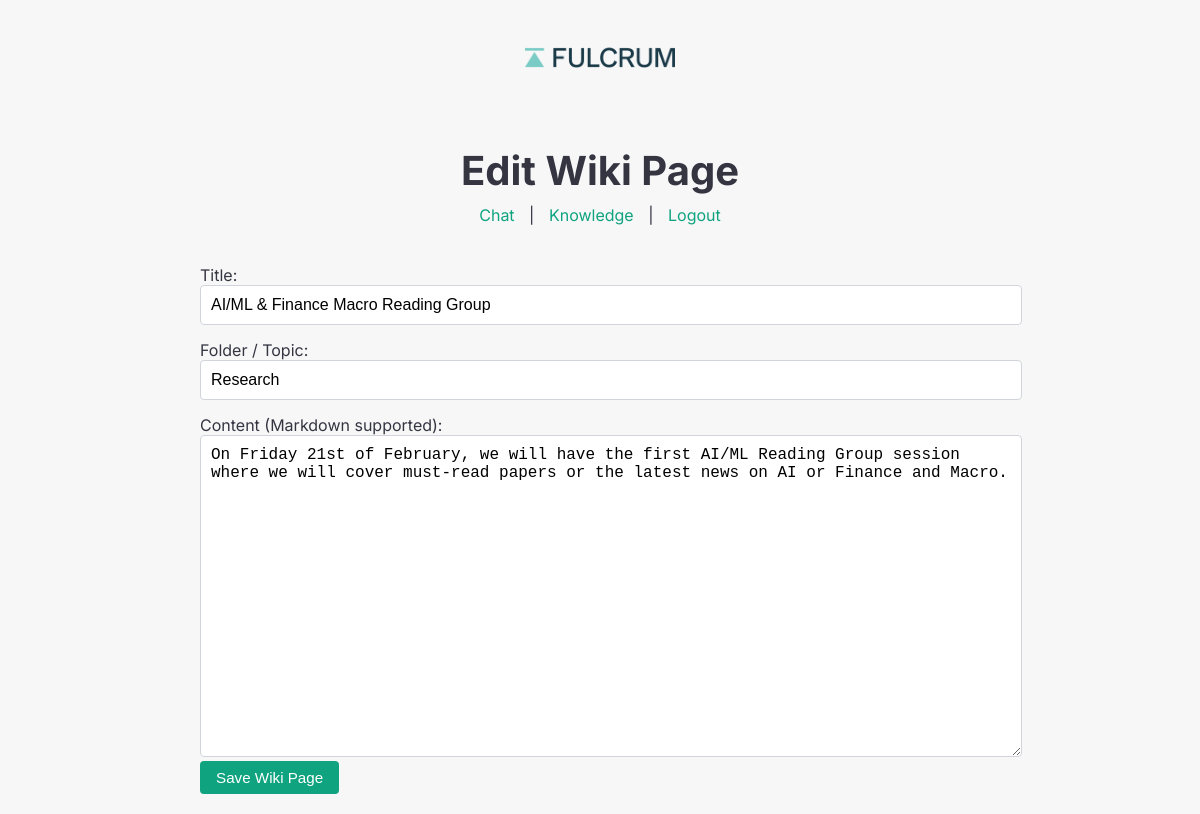
The page /wiki/edit/4 (signed in) on the database its author committed.
### tables this page shows
CREATE TABLE wiki (
                id INTEGER PRIMARY KEY AUTOINCREMENT,
                title TEXT NOT NULL,
                content TEXT NOT NULL,
                folder TEXT DEFAULT '',
                updated_at TEXT NOT NULL
            );

### app/wiki.py (the view)
@wiki_bp.route("/wiki/edit/<int:page_id>")
def wiki_edit(page_id):
    if "user" not in session:
        return redirect(url_for("auth.login"))
    page = get_wiki_page(page_id)
    if not page:
        flash("Wiki page not found.", "error")
        return redirect(url_for("main.knowledge"))
    return render_template("wiki_edit.html", page=page)

### app/wiki.py (called while the page is built)
def get_wiki_page(page_id):
    with sqlite3.connect(WIKI_DB) as conn:
        cur = conn.cursor()
        cur.execute("SELECT id, title, content, folder, updated_at FROM wiki WHERE id = ?", (page_id,))
        row = cur.fetchone()
        if row:
            return {
                "id": row[0],
                "title": row[1],
                "content": row[2],
                "folder": row[3],
                "updated_at": row[4]
            }
    return None

### templates/wiki_edit.html (shortened to what this page needs)
<!DOCTYPE html>
<html lang="en">
<head>
  <link rel="stylesheet" href="/static/style.css">
</head>
<body>
  <div class="container">
    <header>
      <img src="/static/logo.png" alt="Logo" class="logo">
      <h1>{% if page.id %}Edit Wiki Page{% else %}New Wiki Page{% endif %}</h1>
      <nav>
        <a href="/">Chat</a> |
        <a href="/knowledge">Knowledge</a> |
        <a href="/logout">Logout</a>
      </nav>
    </header>
    <section>
      <form action="/wiki/save" method="post">
        <div class="form-group">
          <label for="title">Title:</label>
          <input type="text" name="title" id="title" value="{{ page.title }}" required>
        </div>
        <div class="form-group">
          <label for="folder">Folder / Topic:</label>
          <input type="text" name="folder" id="folder" value="{{ page.folder }}">
        </div>
        <div class="form-group">
          <label for="content">Content (Markdown supported):</label>
          <textarea name="content" id="content" required>{{ page.content }}</textarea>
        </div>
        <button type="submit" class="btn">Save Wiki Page</button>
      </form>
    </section>
  </div>
</body>
</html>

### static/style.css (style rules this page uses)
body { margin: 0; padding: 0; font-family: "Inter", sans-serif; background-color: #f7f7f8; color: #343541; }
.container { max-width: 800px; margin: 0 auto; padding: 20px; }
header { text-align: center; margin-bottom: 40px; }
header h1 { font-size: 2.5rem; margin-bottom: 10px; }
header nav a { color: #10a37f; text-decoration: none; margin: 0 10px; }
.logo { max-width: 150px; margin-bottom: 20px; }
.form-group input[type="text"], .form-group input[type="password"] { width: 92%; padding: 12px 15px; border: 1px solid #d1d5db; border-radius: 4px; font-size: 1.1rem; margin-bottom: 15px; }
.btn { background-color: #10a37f; color: #ffffff; border: none; padding: 8px 16px; font-size: 0.95rem; border-radius: 4px; cursor: pointer; transition: background-color 0.2s ease; }

### templates/wiki_edit.html (style rules this page uses)
textarea { width: 100%; height: 300px; padding: 10px; border: 1px solid #d1d5db; border-radius: 4px; font-size: 1rem; }
.form-group input[type="text"] { width: 100%; padding: 10px; border: 1px solid #d1d5db; border-radius: 4px; font-size: 1rem; margin-bottom: 15px; }

### rows shown on the page
wiki: title "AI/ML & Finance Macro Reading Group", folder "Research", content "On Friday 21st of February, we will have the first AI/ML Reading Group session where we will cover must-read papers or the latest news on AI or Finance and Macro."
